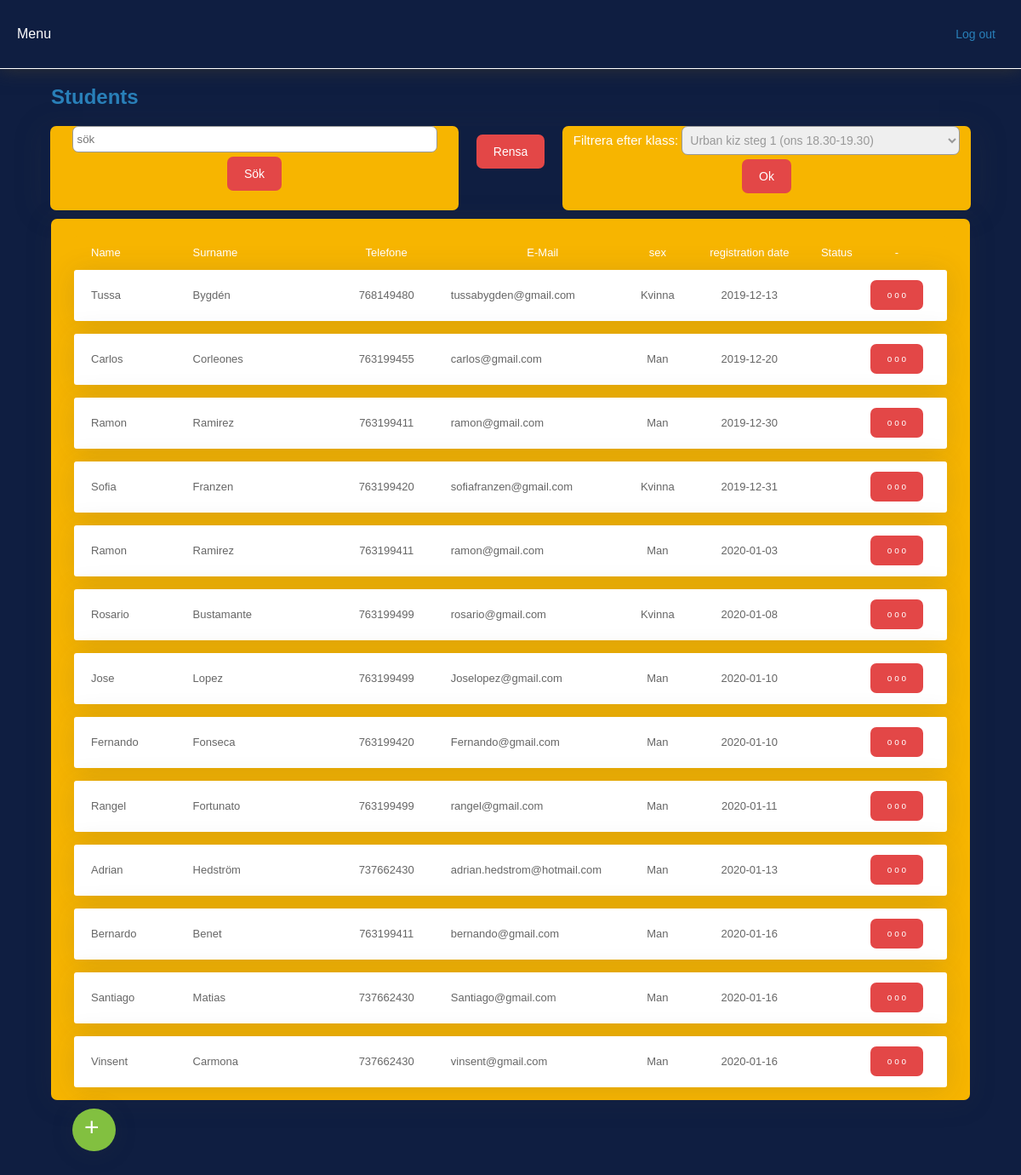
The app's page /admin/students_old.php (signed in), older data.
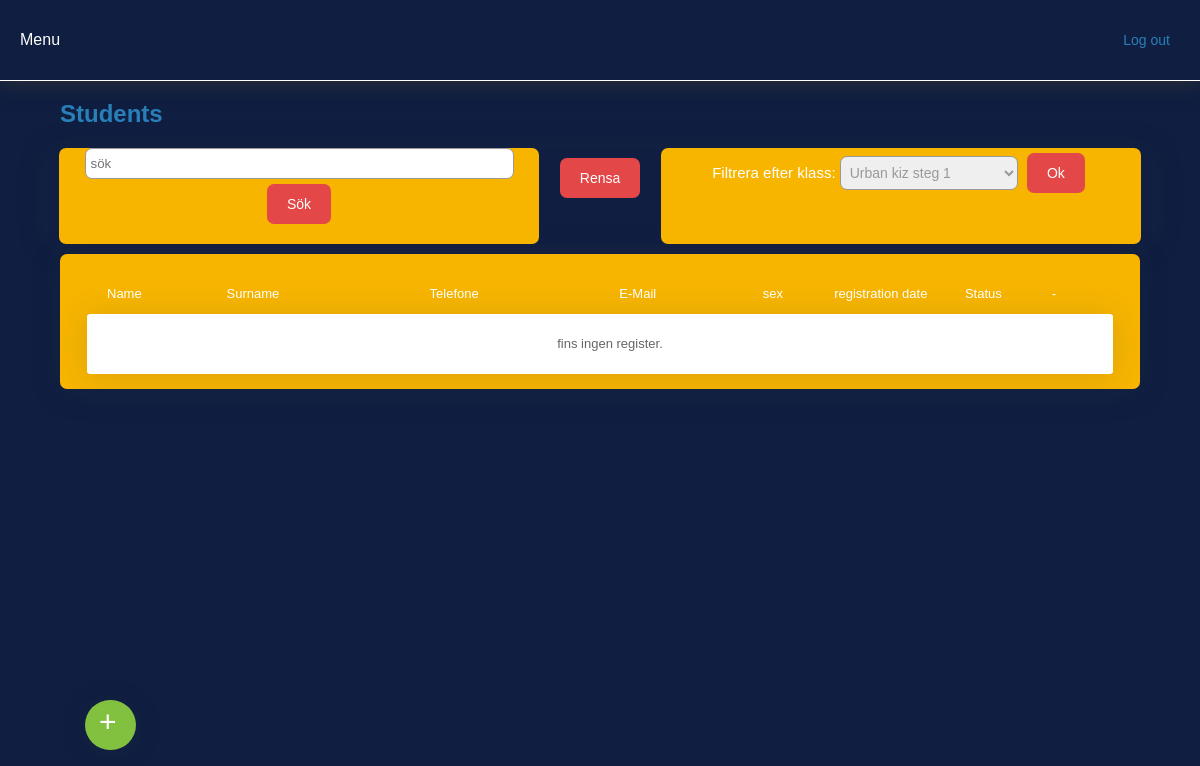
The same page, newer data.
### tables this page shows
CREATE TABLE `inscriptions` (
  `id_insc` int(11) NOT NULL,
  `date` date DEFAULT NULL,
  `year` varchar(255) DEFAULT NULL,
  `month` varchar(255) DEFAULT NULL,
  `day` varchar(255) DEFAULT NULL,
  `time` time DEFAULT NULL,
  `id_student` int(11) DEFAULT NULL,
  `sex` varchar(11) DEFAULT NULL,
  `term` int(11) DEFAULT NULL,
  `term_start` date DEFAULT NULL,
  `term_stop` date DEFAULT NULL,
  `package` varchar(255) DEFAULT NULL,
  `course_1` int(11) DEFAULT NULL,
  `course_2` int(11) DEFAULT NULL,
  `course_3` int(11) DEFAULT NULL,
  `course_4` int(11) DEFAULT NULL,
  `course_s1` int(11) DEFAULT NULL,
  `promocode` varchar(255) DEFAULT NULL,
  `status` int(11) DEFAULT NULL,
  `done` int(11) DEFAULT '0',
  `payment` int(11) DEFAULT NULL,
  `total` double DEFAULT NULL
);

CREATE TABLE `students` (
  `id_student` int(11) UNSIGNED NOT NULL,
  `date` datetime DEFAULT NULL,
  `year` varchar(255) DEFAULT NULL,
  `month` varchar(255) DEFAULT NULL,
  `day` varchar(255) DEFAULT NULL,
  `time` time DEFAULT NULL,
  `name` varchar(255) DEFAULT NULL,
  `surname` varchar(255) DEFAULT NULL,
  `email` varchar(255) DEFAULT NULL,
  `password` varchar(255) DEFAULT NULL,
  `personal_number` varchar(255) DEFAULT NULL,
  `telephone` varchar(255) DEFAULT NULL,
  `adress` varchar(255) DEFAULT NULL,
  `post` int(11) DEFAULT NULL,
  `city` varchar(255) DEFAULT NULL,
  `sex` varchar(255) DEFAULT NULL,
  `agree` varchar(255) DEFAULT NULL,
  `package` varchar(255) DEFAULT NULL,
  `status` varchar(255) DEFAULT NULL,
  `rank` int(11) DEFAULT NULL,
  `via` int(11) DEFAULT NULL
);

### inc/funciones.php (called while the page is built, shortened)
<?php
if (!function_exists("GetSQLValueString")) {
function GetSQLValueString($theValue, $theType, $theDefinedValue = "", $theNotDefinedValue = "")
{
  global $con;
  $theValue = function_exists("mysqli_real_escape_string") ? mysqli_real_escape_string($con, $theValue) : mysqli_escape_string($con,$theValue);
  switch ($theType) {
    case "long":
    case "int":
      $theValue = ($theValue != "") ? intval($theValue) : "NULL";
      break;
  }
  return $theValue;
}
}
	?>
	<?php
function ObtenerNombreStudent($nombreS)
{
	global $con;
	$query_ConsultaFuncion = sprintf("SELECT name FROM students WHERE id_student = %s ",
		 GetSQLValueString($nombreS, "int"));
	$ConsultaFuncion = mysqli_query($con,  $query_ConsultaFuncion) or die(mysqli_error($con));
	$row_ConsultaFuncion = mysqli_fetch_assoc($ConsultaFuncion);
	return $row_ConsultaFuncion["name"];
}
function ObtenerApellidoStudent($apellidoS)
{
	global $con;
	$query_ConsultaFuncion = sprintf("SELECT surname FROM students WHERE id_student = %s ",
		 GetSQLValueString($apellidoS, "int"));
	$ConsultaFuncion = mysqli_query($con,  $query_ConsultaFuncion) or die(mysqli_error($con));
	$row_ConsultaFuncion = mysqli_fetch_assoc($ConsultaFuncion);
	return $row_ConsultaFuncion["surname"];
}
function ObtenerTelefonoStudent($telefonoS)
{
	global $con;
	$query_ConsultaFuncion = sprintf("SELECT telephone FROM students WHERE id_student = %s ",
		 GetSQLValueString($telefonoS, "int"));
	$ConsultaFuncion = mysqli_query($con,  $query_ConsultaFuncion) or die(mysqli_error($con));
	$row_ConsultaFuncion = mysqli_fetch_assoc($ConsultaFuncion);
	return $row_ConsultaFuncion["telephone"];
}
function ObtenerEmailStudent($emailS)
{
	global $con;
	$query_ConsultaFuncion = sprintf("SELECT email FROM students WHERE id_student = %s ",
		 GetSQLValueString($emailS, "int"));
	$ConsultaFuncion = mysqli_query($con,  $query_ConsultaFuncion) or die(mysqli_error($con));
	$row_ConsultaFuncion = mysqli_fetch_assoc($ConsultaFuncion);
	return $row_ConsultaFuncion["email"];
}
function sex($sex)
{
	global $con;
	$query_ConsultaFuncion = sprintf("SELECT sex FROM students WHERE id_student = %s ",
		 GetSQLValueString($sex, "int"));
	$ConsultaFuncion = mysqli_query($con,  $query_ConsultaFuncion) or die(mysqli_error($con));
	$row_ConsultaFuncion = mysqli_fetch_assoc($ConsultaFuncion);
	return $row_ConsultaFuncion["sex"];
}
			?>

### admin/inc/students_list_old.php (the view, shortened to what the changed rows need)
<div class="search">
    <div class="filter">
        <form action="students_old.php" method="get" name="formfilter" id="formfilter">
            Filtrera efter klass:
            <select class="textf" style="font-size: 14px; color: #999;" name="course" id="course">
            <?php
            if ($totalRows_DatosCourse_filter > 0) {
            do { ?>
            <option value="<?php echo $row_DatosCourse_filter['id_course'];?>"><?php echo $row_DatosCourse_filter['name'];?></option>
            <?php } while ($row_DatosCourse_filter = mysqli_fetch_assoc($DatosCourse_filter));
            }
            ?>
            </select>
            <button type="submit" class="button_small">Ok</button>
        </form>
    </div>
</div>
<div class="user_div">
    <?php if ($row_DatosConsulta > 0) {  ?>
    <?php do { ?>
        <table width="100%" cellspacing="0" class="table_user" style="margin: 0 auto 15px; box-shadow: 0 .15rem 2rem 0 rgba(58,59,69,.15)!important;">
            <tr class="line" height="60">
                <td width="12%" nowrap="nowrap" align="left" style="padding: 0 0 0 20px;"><?php echo ObtenerNombreStudent($row_DatosConsulta['id_student']); ?></td>
                <td width="15%" nowrap="nowrap" align="left" style="padding: 0 0 0 10px;"><?php echo ObtenerApellidoStudent($row_DatosConsulta['id_student']); ?></td>
                <td width="14%" nowrap="nowrap" align="center" style="padding: 0 0 0 0;"><?php echo ObtenerTelefonoStudent($row_DatosConsulta['id_student']); ?></td>
                <td width="20%" nowrap="nowrap" align="left" style="padding: 0 0 0 0;"><?php echo ObtenerEmailStudent($row_DatosConsulta['id_student']); ?></td>
                <td width="5%" nowrap="nowrap" align="center" style="padding: 0 0 0 0;"><?php echo sex($row_DatosConsulta['id_student']); ?></td></td>
                <td width="15%" nowrap="nowrap" align="center" style="padding: 0 0 0 0;"><?php echo $row_DatosConsulta['date']; ?></td>
                <td width="4%" nowrap="nowrap" align="center" style="padding: 0 0 0 0;"><?php echo status($row_DatosConsulta['status']); ?></td>
                <td width="10%" nowrap="nowrap" align="center" style="padding: 0 10px 0 0;">
                <div class="arternative">
                    <button class="artbtn">o o o</button>
                </div>
                </td>
            </tr>
        </table>
    <?php } while ($row_DatosConsulta = mysqli_fetch_assoc($DatosConsulta));
    }
    else
    {  ?>
        <table width="100%" cellspacing="0" class="table_user" style="margin: 0 auto 15px; box-shadow: 0 .15rem 2rem 0 rgba(58,59,69,.15)!important;">
            <tr class="line" height="60">
                <td colspan="10" nowrap="nowrap" align="center" style="padding: 0 0 0 20px;">fins ingen register.</td>
            </tr>
        </table>
    <?php } ?>
</div>

Row changes from the older to the newer data that the page shows:
removed inscriptions: id_student.name "Tussa", id_student.surname "Bygdén", id_student.telephone "768149480", id_student.email "tussabygden@gmail.com", id_student.sex "Kvinna", date "2019-12-13"
removed inscriptions: id_student.name "Carlos", id_student.surname "Corleones", id_student.telephone "763199455", id_student.email "carlos@gmail.com", id_student.sex "Man", date "2019-12-20"
removed inscriptions: id_student.name "Ramon", id_student.surname "Ramirez", id_student.telephone "763199411", id_student.email "ramon@gmail.com", id_student.sex "Man", date "2019-12-30"
removed inscriptions: id_student.name "Sofia", id_student.surname "Franzen", id_student.telephone "763199420", id_student.email "sofiafranzen@gmail.com", id_student.sex "Kvinna", date "2019-12-31"
removed inscriptions: id_student.name "Ramon", id_student.surname "Ramirez", id_student.telephone "763199411", id_student.email "ramon@gmail.com", id_student.sex "Man", date "2020-01-03"
removed inscriptions: id_student.name "Rosario", id_student.surname "Bustamante", id_student.telephone "763199499", id_student.email "rosario@gmail.com", id_student.sex "Kvinna", date "2020-01-08"
removed inscriptions: id_student.name "Jose", id_student.surname "Lopez", id_student.telephone "763199499", id_student.email "Joselopez@gmail.com", id_student.sex "Man", date "2020-01-10"
removed inscriptions: id_student.name "Fernando", id_student.surname "Fonseca", id_student.telephone "763199420", id_student.email "Fernando@gmail.com", id_student.sex "Man", date "2020-01-10"
removed inscriptions: id_student.name "Rangel", id_student.surname "Fortunato", id_student.telephone "763199499", id_student.email "rangel@gmail.com", id_student.sex "Man", date "2020-01-11"
removed inscriptions: id_student.name "Adrian", id_student.surname "Hedström", id_student.telephone "737662430", id_student.email "adrian.hedstrom@hotmail.com", id_student.sex "Man", date "2020-01-13"
removed inscriptions: id_student.name "Bernardo", id_student.surname "Benet", id_student.telephone "763199411", id_student.email "bernando@gmail.com", id_student.sex "Man", date "2020-01-16"
removed inscriptions: id_student.name "Santiago", id_student.surname "Matias", id_student.telephone "737662430", id_student.email "Santiago@gmail.com", id_student.sex "Man", date "2020-01-16"
removed inscriptions: id_student.name "Vinsent", id_student.surname "Carmona", id_student.telephone "737662430", id_student.email "vinsent@gmail.com", id_student.sex "Man", date "2020-01-16"
Text that changed along with them:
form field course: "Urban kiz steg 1 (ons 18.30-19.30)" → "Urban kiz steg 1"
text now shown: "fins ingen register."
